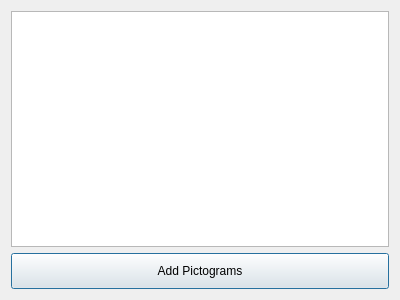
<?xml version="1.0" encoding="UTF-8"?>
<ui version="4.0">
 <class>AddPictogramsDialog</class>
 <widget class="QDialog" name="AddPictogramsDialog">
  <property name="geometry">
   <rect>
    <x>0</x>
    <y>0</y>
    <width>400</width>
    <height>300</height>
   </rect>
  </property>
  <property name="windowTitle">
   <string>Select Pictograms</string>
  </property>
  <layout class="QVBoxLayout" name="verticalLayout">
   <item>
    <widget class="QListView" name="pictograms_list">
     <property name="selectionMode">
      <enum>QAbstractItemView::ExtendedSelection</enum>
     </property>
     <property name="resizeMode">
      <enum>QListView::Adjust</enum>
     </property>
     <property name="viewMode">
      <enum>QListView::IconMode</enum>
     </property>
    </widget>
   </item>
   <item>
    <widget class="QPushButton" name="button_add_pictograms">
     <property name="minimumSize">
      <size>
       <width>0</width>
       <height>36</height>
      </size>
     </property>
     <property name="text">
      <string>Add Pictograms</string>
     </property>
    </widget>
   </item>
  </layout>
 </widget>
 <resources/>
 <connections/>
</ui>
